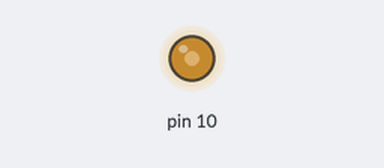
The sketch below on a simulated Arduino Uno, built with avr-gcc and run on an emulated ATmega328P. Parts: output pins drawn as LEDs (lit = HIGH).

Above: at 0.1 s.
Timing chart, 0 to 1.6 s (numbered marks = the images above):
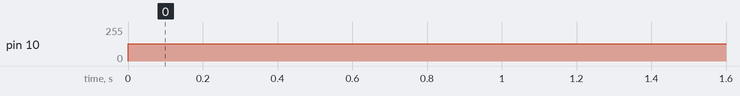

The sketch:

Hardware_PWM.ino
```cpp
#include <TimerOne.h>
long int Faktor = 1000000;
long int Frequenz = 1000; //Frequenz in Hertz
int Periode = 0; //Periodendauer in uS
int sensorPin = A0;
int sensorValue = 0;

void setup() {
  // put your setup code here, to run once:
Periode = Faktor / Frequenz;
pinMode(10,OUTPUT);
Timer1.initialize(Periode);  //
Timer1.start();
}

void loop() {
  // put your main code here, to run repeatedly:
Timer1.pwm(10,512);
}
```

Measured:
- by itself, pin 10: 0/255 → 128/255 at 0.00 s
